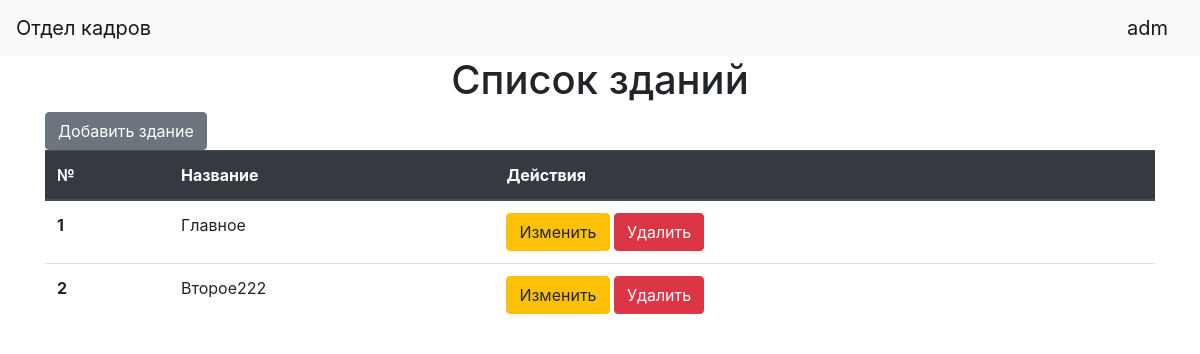
The page /buildings (signed in) on the database as committed earlier.
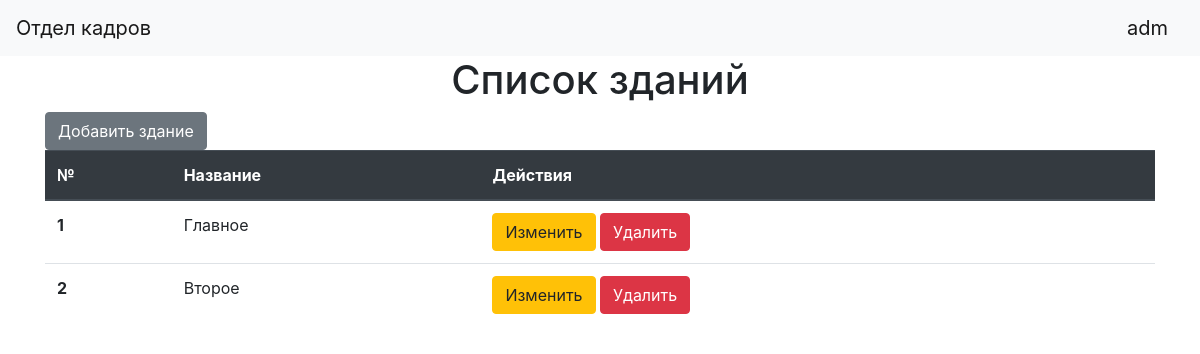
The same page on the database as committed later.
### data/buildings.py (models this page shows)
class Building(SqlAlchemyBase):
    __tablename__ = 'buildings'
    id = sqlalchemy.Column(sqlalchemy.Integer, primary_key=True, autoincrement=True)
    name = sqlalchemy.Column(sqlalchemy.String, nullable=False, unique=True)
    departments = orm.relation('Department', back_populates='building')

### main.py (the view)
    @app.route('/buildings')
    @login_required
    def buildings():
        session = db_session.create_session()
        buildings = session.query(Building).all()
        return render_template("buildings.html", title='Список зданий', buildings=buildings)

### data/db_session.py (called while the page is built)
def create_session() -> Session:
    global __factory
    return __factory()

### templates/buildings.html
{% extends "base.html" %}
{% block content %}
    <h1 align="center">{{ title }}</h1>
    <a href="building_edit" class="btn btn-secondary">Добавить здание</a>
    <table class="table">
          <thead class="thead-dark">
            <tr>
              <th scope="col">№</th>
              <th scope="col">Название</th>
              <th scope="col">Действия</th>
            </tr>
          </thead>
          <tbody>
          {% for item in buildings%}
            <tr>
              <th scope="row">{{ loop.index }}</th>
              <td>{{ item.name }}</td>
                <td>
                    <a href="/building_edit/{{ item.id }}" class="btn btn-warning">Изменить</a>
                    <a href="/building_delete/{{ item.id }}" class="btn btn-danger">Удалить</a>
                </td>
            </tr>
          {% endfor %}
          </tbody>
    </table>
{% endblock %}

Rows that differ between the two databases and show on the page:
changed Building: name "Второе222" → "Второе"
